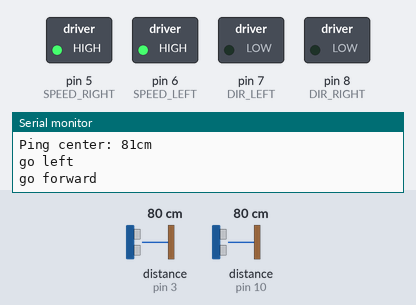
Simulated run of this sketch. Board: Arduino Uno, built with avr-gcc and run on an emulated ATmega328P. Shown: switched loads named in the sketch (green lamp = pin HIGH), the last lines printed to the serial monitor. Dashed ring = blinking. Inputs (shaded band) come from the test bench; at power-on: distance to the obstacle (sensors on pin 10, pin 3) 80 cm. The echo pulse lasts 58.3 µs per cm.

Above: at 0.87 s.
1.5 s: distance to the obstacle (sensor on pin 10) set to 53 cm
At 2.0 s:
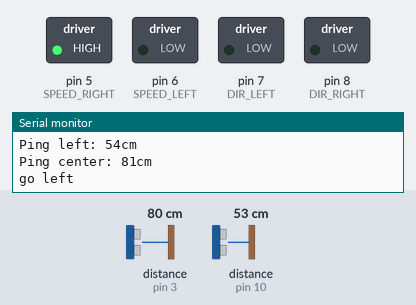
4.9 s: distance to the obstacle (sensor on pin 10) set to 44 cm
At 6.0 s:
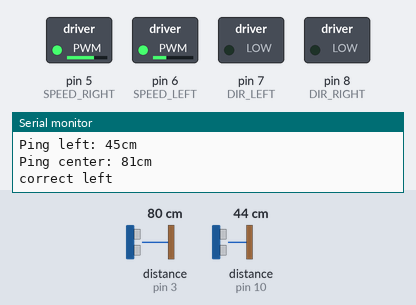
8.3 s: distance to the obstacle (sensor on pin 10) set to 60 cm
11.7 s: distance to the obstacle (sensor on pin 3) set to 7 cm
15.1 s: distance to the obstacle (sensor on pin 3) set to 4 cm
At 16.7 s:
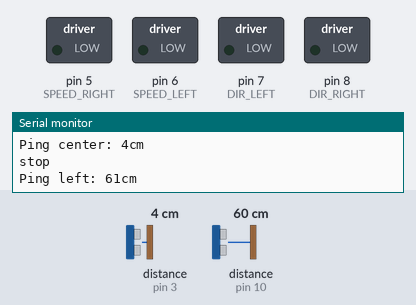
17.2 s: distance to the obstacle (sensor on pin 3) set to 9 cm
At 17.6 s:
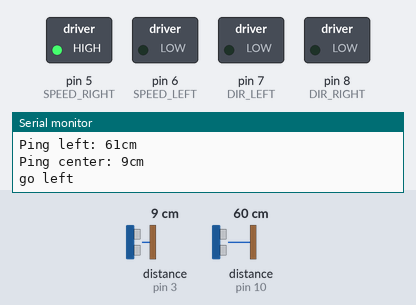
Timing chart, 0 to 21.6 s (numbered marks = the images above; inputs shaded):
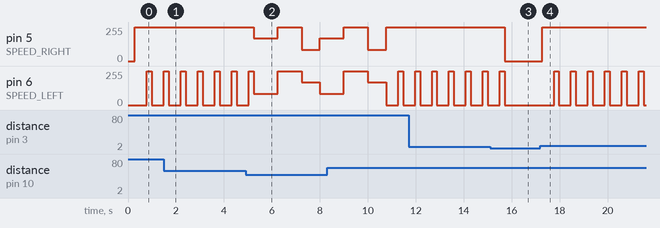

The sketch:

wall_follow.ino
```cpp
#include <NewPing.h>

// Motor pins
#define SPEED_RIGHT 5
#define SPEED_LEFT 6
#define DIR_RIGHT 8
#define DIR_LEFT 7

// Sonar pins
#define PING_TRIGGER_LEFT 9
#define PING_ECHO_LEFT 10
#define PING_TRIGGER_CENTER 2
#define PING_ECHO_CENTER 3
#define PING_TRIGGER_RIGHT 4
#define PING_ECHO_RIGHT 5
#define MAX_DISTANCE 200

// Speed constants
#define SPEED_FAST 255
#define SPEED_MED 170
#define SPEED_SLOW 84
#define SPEED_NONE 0

// Direction constants
#define DIR_FW LOW
#define DIR_BW HIGH

NewPing leftSonar(PING_TRIGGER_LEFT, PING_ECHO_LEFT, MAX_DISTANCE);
NewPing centerSonar(PING_TRIGGER_CENTER, PING_ECHO_CENTER, MAX_DISTANCE);

void setup()
{
  for(int i = 5; i <= 8; i++)
    pinMode(i, OUTPUT);

  leftSonar.ping();
  centerSonar.ping();
  delay(250);
  Serial.begin(9600);
}

void loop()
{
  int cmLeft = (leftSonar.ping() / US_ROUNDTRIP_CM);
  int cmCenter = (centerSonar.ping() / US_ROUNDTRIP_CM);

  // Correcting max distant timeout values
  if (cmLeft == 0)
    cmLeft = 1000;
  if (cmCenter == 0)
    cmCenter = 1000;

  Serial.println("Ping left: " + String(cmLeft) + "cm");
  Serial.println("Ping center: " + String(cmCenter) + "cm");

  // Default to forward
  digitalWrite(DIR_RIGHT, DIR_FW);
  digitalWrite(DIR_LEFT, DIR_FW);

  if (cmCenter < 6) {
    stop();
  } else if (cmLeft < 20 && cmCenter < 15) {
    pivotRight();
    delay(1000);
    goForward();
    delay(200);
  } else if (cmLeft < 9) {
    correctRight();
  } else if (cmLeft > 13 && cmLeft <= 16) {
    correctLeft();
  } else if (cmLeft > 16 && cmLeft <= 35) {
    correctLeft();
    delay(1000);
    goForward();
    delay(600);
    correctRight();
    delay(750);
  } else if (cmLeft > 35 && cmLeft <= 50) {
    correctLeft();
    delay(1000);
    goForward();
    delay(1000);
    correctRight();
    delay(750);
  } else if (cmLeft > 50) {
    goLeft();
    delay(500);
    goForward();
    delay(200);
  } else {
    goForward();
  }
}

void stop()
{
  Serial.println("stop");
  analogWrite(SPEED_LEFT, SPEED_NONE);
  analogWrite(SPEED_RIGHT, SPEED_NONE);
}

void goForward()
{
  Serial.println("go forward");
  analogWrite(SPEED_LEFT, SPEED_FAST);
  analogWrite(SPEED_RIGHT, SPEED_FAST);
}

void goLeft()
{
  Serial.println("go left");
  analogWrite(SPEED_LEFT, SPEED_NONE);
  analogWrite(SPEED_RIGHT, SPEED_FAST);
}

void goRight()
{
  Serial.println("go right");
  analogWrite(SPEED_LEFT, SPEED_FAST);
  analogWrite(SPEED_RIGHT, SPEED_SLOW);
}

void correctLeft()
{
  Serial.println("correct left");
  analogWrite(SPEED_LEFT, SPEED_SLOW);
  analogWrite(SPEED_RIGHT, SPEED_MED);
}

void correctRight()
{
  Serial.println("correct right");
  analogWrite(SPEED_LEFT, SPEED_MED);
  analogWrite(SPEED_RIGHT, SPEED_SLOW);
}

void pivotLeft()
{
  Serial.println("pivot left");
  digitalWrite(DIR_RIGHT, DIR_BW);
  analogWrite(SPEED_LEFT, SPEED_FAST);
  analogWrite(SPEED_RIGHT, SPEED_SLOW);
}

void pivotRight()
{
  Serial.println("pivot right");
  digitalWrite(DIR_LEFT, DIR_BW);
  analogWrite(SPEED_LEFT, SPEED_FAST);
  analogWrite(SPEED_RIGHT, SPEED_SLOW);
}
```

Measured:
- the behaviour switches between 50 and 49 cm on distance to the obstacle (sensor on pin 10) (found by bisection; images 1 and 2)
- the behaviour switches between 6 and 5 cm on distance to the obstacle (sensor on pin 3) (found by bisection; images 2 and 3)
- after the input at 4.9 s, pin 5 (SPEED_RIGHT): 255/255 → 170/255 after 0.34 s, → 255/255 1.0 s later, → 84/255 1.0 s later, → 170/255 0.76 s later
- after the input at 15.1 s, pin 5 (SPEED_RIGHT): 255/255 → 0/255 after 0.61 s; pin 6 (SPEED_LEFT): goes on until 15.7 s, then stays 0/255
- after the input at 17.2 s, pin 5 (SPEED_RIGHT): 0/255 → 255/255 after 0.06 s; pin 6 (SPEED_LEFT): alternates 255/255 for 0.21 s and 0/255 for 0.50 s, starting after 0.56 s
- by itself, pin 6 (SPEED_LEFT): alternates 255/255 for 0.21 s and 0/255 for 0.50 s
